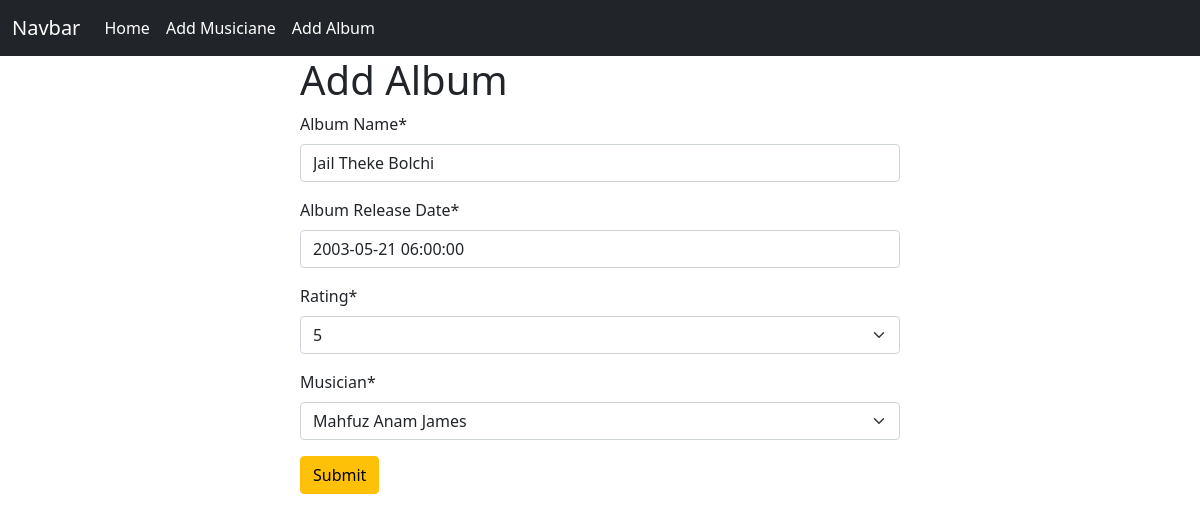
Page /album/edit/2/ on the committed database.
### album/models.py (models this page shows, shortened)
class Album(models.Model):
    Album_Name = models.CharField(max_length=20)
    Album_Release_Date = models.DateTimeField()
    choicesValue = [(1, "1"), (2, "2"), (3, "3"), (4, "4"), (5, "5")]
    Rating = models.PositiveSmallIntegerField(choices=choicesValue)
    musician = models.ForeignKey(Musician, on_delete=models.CASCADE)

### album/views.py (the view)
# urls.py: path("edit/<int:id>/", views.edit.as_view(), name="edit"),
class edit(UpdateView):
    model = models.Album
    form_class = forms.albumForm
    template_name = "add_album.html"
    success_url = reverse_lazy("homepage")
    pk_url_kwarg = "id"

### album/forms.py
class albumForm(forms.ModelForm):
    class Meta:
        model = Album
        fields = "__all__"

### musician/models.py (called while the page is built)
    def __str__(self):
        return self.First_Name

### album/templates/add_album.html (shortened to what this page needs)
{%extends "base.html"%} {%load crispy_forms_tags%} {%block content%}
<form style="width: 50%; margin: auto" method="POST">
  <h1>Add Album</h1>
  {{form|crispy}}
  <button class="btn btn-warning">Submit</button>
</form>
{%endblock%}

### rows in the picture
Album: Album_Name "Jail Theke Bolchi", Album_Release_Date "2003-05-21 06:00:00", Rating "5", musician "Mahfuz Anam James"
